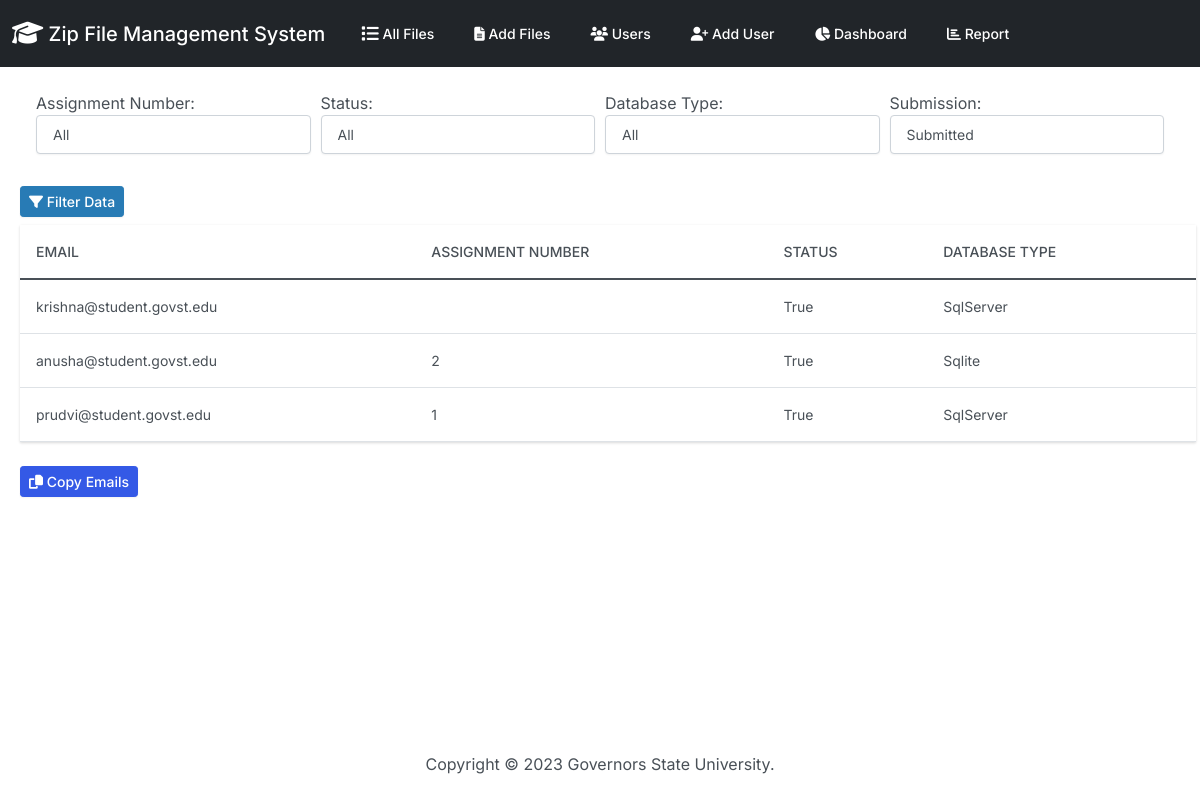
The page /report/ on the database its author committed.
### zipfiles/models.py (models this page shows, shortened)
class File_Results(models.Model):
    id_number = models.PositiveIntegerField(null=True)
    f_name = models.CharField(max_length=255, null=True)
    f_size = models.CharField(max_length=50, null=True)
    myfiles = models.FileField(upload_to="")
    user_name = models.ForeignKey(
        'UserNamesList',
        on_delete=models.CASCADE,
        db_column='user_name',
        default=None
    )
    db_name = models.CharField(max_length=50, null=True)
    db_type = models.CharField(max_length=50, null=True)
    is_build_succeeded = models.CharField(max_length=50, null=True)
    dotnet_version = models.CharField(max_length=20, null=True)
    error_details = models.TextField(null=True)
    assignment_number = models.IntegerField(null=True)
    folder_name = models.CharField(max_length=50, null=True)
    instruction_passed = models.CharField(max_length=50, null=True)

class UserNamesList(models.Model):
    user_name = models.CharField(
        primary_key=True,  # Set user_name as the primary key
        max_length=255,
        unique=True,
        validators=[
            MinLengthValidator(3, message='Username must have at least 3 characters.'),
        ]
    )
    email = models.EmailField()
    enable = models.BooleanField(default=True)
    updated_date = models.DateTimeField(default=timezone.now)
    class Meta:
        verbose_name_plural = 'UserNamesList'

### zipfiles/views.py (the view)
# urls.py: path('report/',views.report,name='report'),
def report(request):
    assignment_numbers = File_Results.objects.values_list('assignment_number', flat=True).distinct()
    database_types = File_Results.objects.values_list('db_type', flat=True).distinct()
    assignment_number = ''
    status = ''
    db_type = ''
    submission = 'Submitted'
    missing_user_names = []
    users = []
    if request.method == 'POST':
      submission = request.POST.get('submission')
      assignment_number = request.POST.get('assignment_number')
      status = request.POST.get('status')
      db_type = request.POST.get('db_type')
      filters = {}
      if assignment_number.isdigit():
        filters['assignment_number'] = int(assignment_number)
      if submission != 'Not Submitted':
        if status == 'Failed':
            filters['is_build_succeeded'] = 'False'
        elif status == 'Success':
            filters['is_build_succeeded'] = 'True'
        if db_type and db_type != "":
            filters['db_type'] = db_type
        users = File_Results.objects.filter(**filters)
      else:
        file_result_user_names = File_Results.objects.filter(**filters).values_list('user_name__user_name', flat=True).distinct()
        user_names_list = UserNamesList.objects.values_list('user_name', flat=True).distinct()
        missing_user_names = set(user_names_list) - set(file_result_user_names)
    else:
        users = File_Results.objects.all()
    context = {
      'users': users,
      'assignment_numbers': assignment_numbers,
      'database_types': database_types,
      'selected_assignment': '' if not assignment_number.isdigit() else int(assignment_number),
      'selected_status': status,
      'selected_db_type': db_type,
      'selected_submission': submission,
      'missing_user_names' : missing_user_names
    }
    return render(request, 'zipfiles/report.html', context)

### zipfiles/templates/zipfiles/report.html (shortened to what this page needs)
{% extends "zipfiles/base.html" %}
{% block body %}
<form method="POST" action="{% url 'report' %}">
    <div class="form-row mx-4 my-4">
        <div class="form-group col">
          <label for="assignment_number">Assignment Number:</label>
          <select class="form-control" id="assignment_number" name="assignment_number">
            <option value="">All</option>
          </select>
        </div>
        <div class="form-group col">
          <label for="status">Status:</label>
          <select class="form-control" id="status" name="status">
            <option value="">All</option>
          </select>
        </div>
        <div class="form-group col">
          <label for="db_type">Database Type:</label>
          <select class="form-control" id="db_type" name="db_type">
            <option value="">All</option>
          </select>
        </div>
        <div class="form-group col">
            <label for="submission">Submission:</label>
            <select class="form-control" id="submission" name="submission">
              <option value="Submitted" {% if selected_submission == 'Submitted' %}selected{% endif %}>Submitted</option>
            </select>
        </div>
      </div>
      <button type="submit" class="btn btn-sm btn-info m-2">
        <i class="fas fa-filter"></i> Filter Data
      </button>
  </form>
  {% if missing_user_names %}
    <div class="container mt-4">
      <h3>Emails of Missing User Names</h3>
      <table class="table">
        <thead>
          <tr>
            <th>Email</th>
          </tr>
        </thead>
        <tbody>
          {% for missing_user_name in missing_user_names %}
            <tr>
              <td>{{ missing_user_name }}</td>
            </tr>
          {% empty %}
            <tr>
              <td colspan="1">No missing emails found.</td>
            </tr>
          {% endfor %}
        </tbody>
      </table>
      {% if missing_user_names %}
      <button type="button" class="btn btn-sm btn-primary" id="copy-missing-emails">
        <i class="fas fa-copy"></i> Copy Emails
      </button>
      {% endif %}
    </div>
  {% else %}
    <table class="table mx-2">
      <thead>
        <tr>
          <th>Email</th>
          <th>Assignment Number</th>
          <th>Status</th>
          <th>Database Type</th>
        </tr>
      </thead>
      <tbody>
        {% for user in users %}
          <tr>
            <td>{{ user.user_name.email|default:"" }}</td>
            <td>{{ user.assignment_number|default:"" }}</td>
            <td>{{ user.is_build_succeeded|default:"" }}</td>
            <td>{{ user.db_type|default:"" }}</td>
          </tr>
        {% empty %}
          <tr>
            <td colspan="4">No users found.</td>
          </tr>
        {% endfor %}
      </tbody>
    </table>
    {% if users %}
    <button type="button" class="btn btn-sm btn-primary m-2" id="copy-emails">
      <i class="fas fa-copy"></i> Copy Emails
    </button>
    {% endif %}
  {% endif %}
{% endblock %}

### zipfiles/templates/zipfiles/base.html (style rules this page uses)
body, table { font-size: 14px; }

### zipfiles/templates/zipfiles/report.html (style rules this page uses)
.form-row { display: flex; flex-wrap: wrap; gap: 10px; }
.form-group { flex-basis: 0; flex-grow: 1; max-width: 100%; }

### rows shown on the page
File_Results: user_name.email "krishna@student.govst.edu", is_build_succeeded "True", db_type "SqlServer"
File_Results: user_name.email "anusha@student.govst.edu", assignment_number "2", is_build_succeeded "True", db_type "Sqlite"
File_Results: user_name.email "prudvi@student.govst.edu", assignment_number "1", is_build_succeeded "True", db_type "SqlServer"
